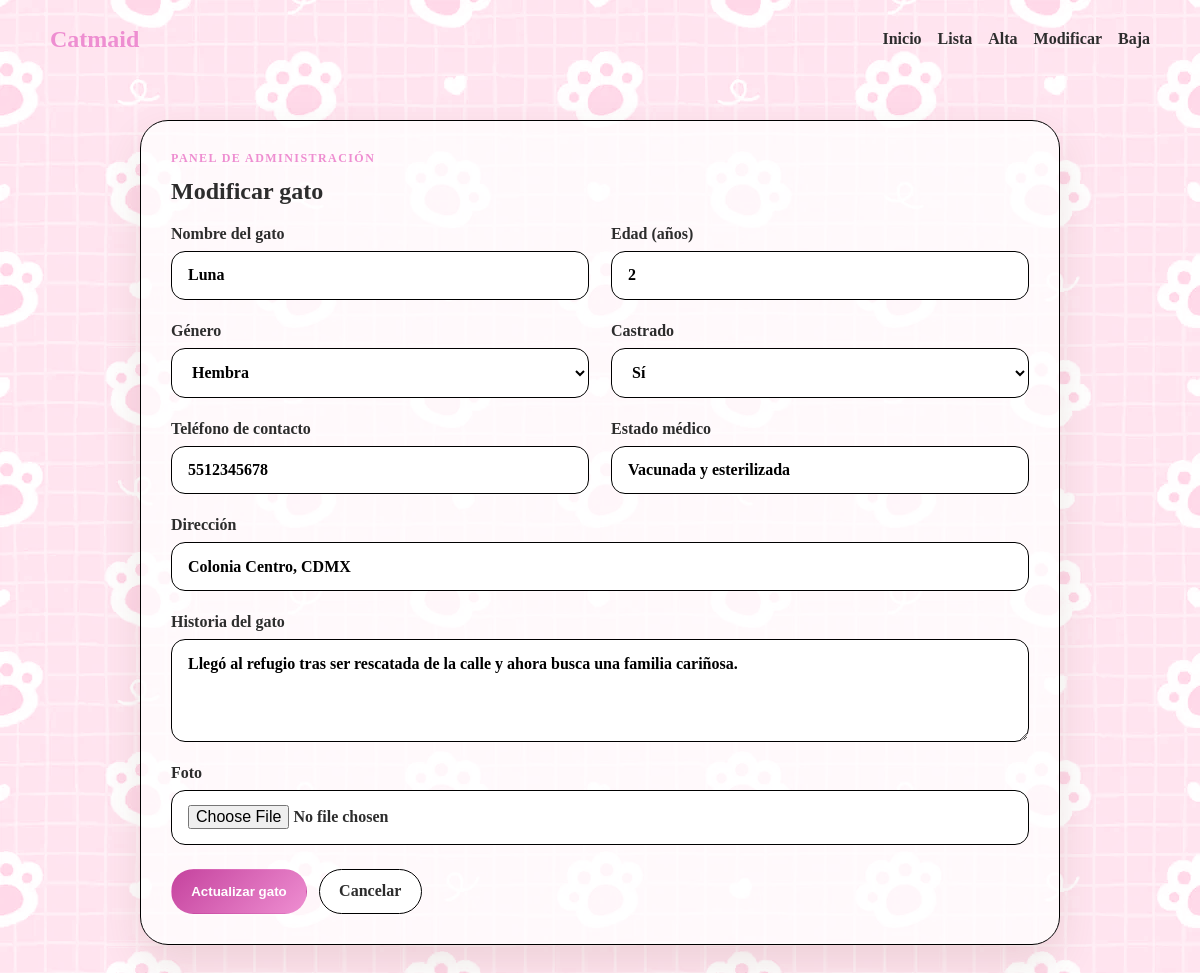
The page /from/froam-modificacion.php?id=1 on the database its author committed.
### tables this page shows
CREATE TABLE gato (
    id_gato INT AUTO_INCREMENT PRIMARY KEY,
    nombre VARCHAR(80) NOT NULL,
    edad INT NOT NULL,
    genero ENUM('Macho', 'Hembra') NOT NULL,
    foto VARCHAR(255) DEFAULT NULL,
    estado_medico VARCHAR(150) NOT NULL,
    telefono VARCHAR(20) NOT NULL,
    historia TEXT NOT NULL,
    direccion VARCHAR(200) NOT NULL,
    castrado ENUM('Si', 'No') NOT NULL,
    fecha_registro TIMESTAMP DEFAULT CURRENT_TIMESTAMP
);

### conexion.php (called while the page is built)
<?php
class Conexion
{
    public static function getConexion(): PDO
    {
        $host = 'localhost';
        $db = 'catmaid';
        $usuario = 'root';
        $password = '';
        try {
            $pdo = new PDO("mysql:host={$host};dbname={$db};charset=utf8mb4", $usuario, $password, [
                PDO::ATTR_ERRMODE => PDO::ERRMODE_EXCEPTION,
                PDO::ATTR_DEFAULT_FETCH_MODE => PDO::FETCH_ASSOC,
            ]);
            return $pdo;
        } catch (PDOException $e) {
            die('No se pudo conectar a la base de datos: ' . $e->getMessage());
        }
    }
}
?>

### gato.php (called while the page is built, shortened)
<?php
require_once __DIR__ . '/conexion.php';
class GatoModel
{
    private PDO $conexion;
    public function __construct()
    {
        $this->conexion = Conexion::getConexion();
    }
    public function obtenerPorId(int $id): ?array
    {
        $sql = 'SELECT * FROM gato WHERE id_gato = :id';
        $stmt = $this->conexion->prepare($sql);
        $stmt->execute(['id' => $id]);
        $gato = $stmt->fetch();
        return $gato ?: null;
    }
}

### from/froam-modificacion.php (the view, shortened to what this page needs)
<?php
require_once __DIR__ . '/../gato.php';
$modelo = new GatoModel();
$id = isset($_GET['id']) ? (int) $_GET['id'] : 0;
$gato = $id > 0 ? $modelo->obtenerPorId($id) : null;
?>
<!DOCTYPE html>
<html lang="es">
<head>
    <link rel="stylesheet" href="../css/index.css">
</head>
<body>
    <?php include __DIR__ . '/menu.php'; ?>
    <main class="contenedor-principal">
        <section class="panel formulario-panel">
            <p class="eyebrow">Panel de administración</p>
            <h1>Modificar gato</h1>
            <form data-validar="true" method="post" enctype="multipart/form-data" class="formulario">
                <div class="campo-grid">
                    <label>
                        Nombre del gato
                        <input type="text" name="nombre" value="<?= htmlspecialchars($gato['nombre']); ?>" required>
                    </label>
                    <label>
                        Edad (años)
                        <input type="number" name="edad" min="0" max="30" value="<?= (int) $gato['edad']; ?>" required>
                    </label>
                    <label>
                        Género
                        <select name="genero" required>
                            <option value="Hembra" <?= $gato['genero'] === 'Hembra' ? 'selected' : ''; ?>>Hembra</option>
                        </select>
                    </label>
                    <label>
                        Castrado
                        <select name="castrado" required>
                            <option value="Si" <?= $gato['castrado'] === 'Si' ? 'selected' : ''; ?>>Sí</option>
                        </select>
                    </label>
                    <label>
                        Teléfono de contacto
                        <input type="tel" name="telefono" value="<?= htmlspecialchars($gato['telefono']); ?>" required>
                    </label>
                    <label>
                        Estado médico
                        <input type="text" name="estado_medico" value="<?= htmlspecialchars($gato['estado_medico']); ?>" required>
                    </label>
                    <label class="campo-amplio">
                        Dirección
                        <input type="text" name="direccion" value="<?= htmlspecialchars($gato['direccion']); ?>" required>
                    </label>
                    <label class="campo-amplio">
                        Historia del gato
                        <textarea name="historia" rows="4" required><?= htmlspecialchars($gato['historia']); ?></textarea>
                    </label>
                    <label class="campo-amplio">
                        Foto
                        <input type="file" name="foto" accept="image/*">
                    </label>
                </div>
                <div class="acciones-formulario">
                    <button class="btn btn-primary" type="submit">Actualizar gato</button>
                    <a class="btn btn-secondary" href="form/lista.php">Cancelar</a>
                </div>
            </form>
        </section>
    </main>
</body>
</html>

### css/index.css (style rules this page uses)
:root { --primary: #c5439e; --primary-dark: #ee8ed1; --secondary: #f984c4; --bg: #fffaf5; --surface: #ffffff; --text: #2d2d2d; --muted: #6d6d6d; --border: #000000; --success: #2e8b57; --danger: #d95050; --shadow: 0 18px 40px rgba(107, 76, 47, 0.12); }
* { box-sizing: border-box; }
body { margin: 0; font-family:IndieFlower Helvetica; color: var(--text); background-color: rgb(252, 209, 227); background-image: url('../imagenes/patas.jpg'); background-repeat: repeat; background-blend-mode: luminosity; }
a { text-decoration: none; color: inherit; }
.eyebrow { margin: 0 0 12px; text-transform: uppercase; letter-spacing: 0.12em; font-size: 0.75rem; color: var(--primary-dark); font-weight: 700; }
.hero-copy h1, .section-heading h2, .panel h1 { margin: 0 0 16px; color: var(--text); }
.hero-actions, .acciones-formulario, .grupo-acciones, .card-actions { display: flex; gap: 12px; flex-wrap: wrap; margin-top: 24px; }
.btn { display: inline-flex; align-items: center; justify-content: center; min-height: 44px; padding: 0.8rem 1.2rem; border-radius: 999px; border: 1px solid transparent; font-weight: 700; transition: transform 0.25s ease, box-shadow 0.25s ease, background 0.25s ease; cursor: pointer; }
.btn-primary { background: linear-gradient(135deg, var(--primary), var(--primary-dark)); color: #fff; }
.btn-secondary { background: #fff; border-color: var(--border); color: var(--text); }
.contenedor-principal { width: min(1100px, calc(100% - 32px)); margin: 42px auto 80px; }
.panel { background: rgba(255,255,255,0.78); border: 1px solid var(--border); border-radius: 28px; box-shadow: var(--shadow); padding: 30px; }
.formulario-panel { max-width: 920px; margin: 0 auto; }
.formulario { margin-top: 20px; }
.campo-grid { display: grid; grid-template-columns: repeat(2, minmax(0, 1fr)); gap: 22px; }
label { display: flex; flex-direction: column; gap: 8px; font-weight: 700; color: var(--text); }
input, select, textarea { width: 100%; border: 1px solid var(--border); border-radius: 14px; padding: 0.9rem 1rem; font: inherit; background: #fff; transition: border-color 0.25s ease, box-shadow 0.25s ease; }
.campo-amplio { grid-column: 1 / -1; }

### rows shown on the page
gato: nombre "Luna", edad "2", genero "Hembra", castrado "Sí", telefono "5512345678", estado_medico "Vacunada y esterilizada", direccion "Colonia Centro, CDMX", historia "Llegó al refugio tras ser rescatada de la calle y ahora busca una familia cariñosa."

### other values the page prints
$item[0] "Inicio"
$item[0] "Lista"
$item[0] "Alta"
$item[0] "Modificar"
$item[0] "Baja"
